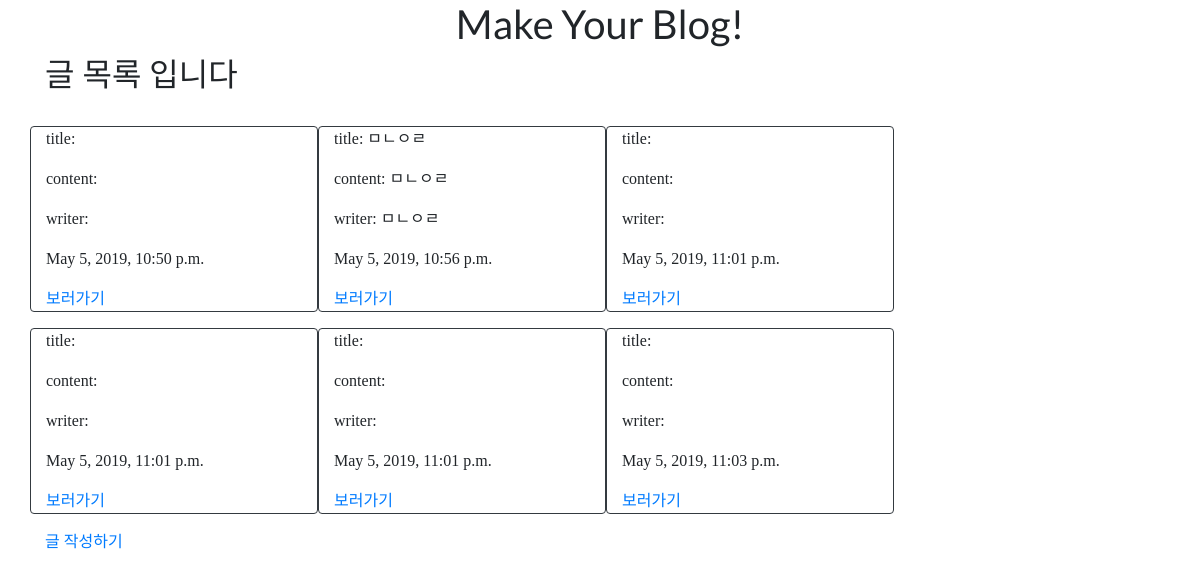
Before: /new/log/ with the older database file.
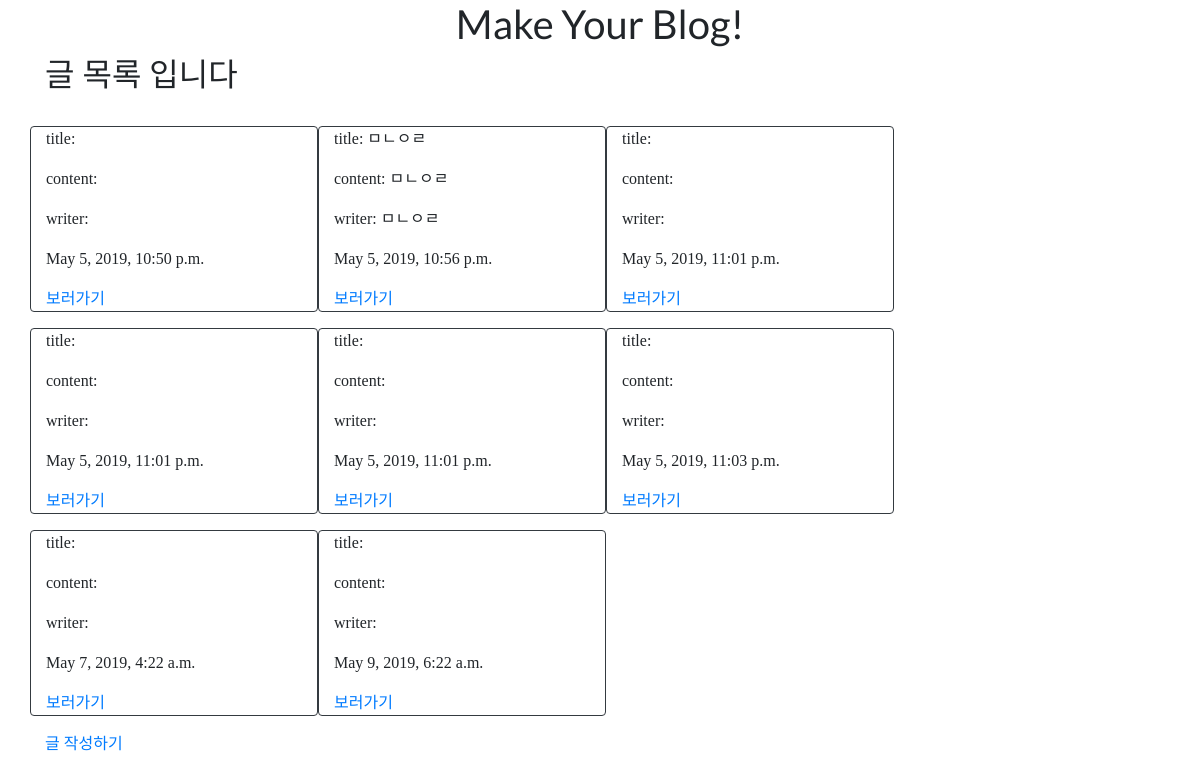
After: the same page with the newer database file.
### new/models.py (models this page shows, shortened)
class Post(models.Model):
    title = models.CharField(max_length=200)
    writer = models.CharField(max_length=200)
    content = models.TextField()
    created_at = models.DateTimeField(auto_now_add=True)
    updated_at = models.DateTimeField(auto_now=True)
    name=models.CharField(max_length=200,null=True)
    country=models.CharField(max_length=200,null=True)
    region=models.CharField(max_length=200,null=True)
    age=models.CharField(max_length=200,null=True)
    phone=models.CharField(max_length=200,null=True)
    introduction=models.TextField(null=True)

### new/views.py (the view)
# urls.py: path('log/', views.log, name='log'),
def log(request):
    posts = Post.objects.all()
    return render(request, 'new/log.html', {"all_posts" : posts})

### new/templates/new/log.html
{% extends 'home.html' %}
{% load static %}
{% block content %}
<div class="container">
  <h1>Make Your Blog! </h1>
    <h2>글 목록 입니다</h2><br>
    <div class="row">
    {% for post in all_posts %}
    <div class="card border-dark mb-3 col-4" style="max-width: 18rem;">
        <p>title: {{ post.title }}</p>
        <p>content: {{ post.content }}</p>
        <p>writer: {{ post.writer }}</p>
        <p>{{ post.created_at }}</p>
        <a href="{% url 'new:show' post.id %}" >보러가기</a>
    </div>
    {% endfor %}
    </div>
    <a href="/new/create" >글 작성하기</a>
</div>
    {% endblock %}

Changed rows visible on the page:
added Post: created_at "May 7, 2019, 4:22 a.m."
added Post: created_at "May 9, 2019, 6:22 a.m."
